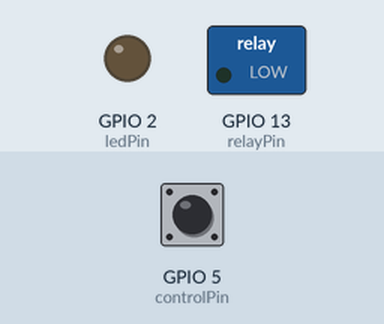
A sketch run on a simulated ESP8266 (NodeMCU). Parts: switched loads named in the sketch (green lamp = pin HIGH), output pins drawn as LEDs (lit = HIGH). Inputs (shaded band) come from the test bench; at power-on: GPIO 5 (controlPin) HIGH. WiFi joins after 1.5 s; servers stay silent unless stated; random numbers use the default seed unless the sketch sets one; no MQTT or app messages arrive unless stated; what the sketch prints to the serial monitor is not drawn.

Above: at 2.7 s.
2.8 s: GPIO 5 (controlPin) pulled LOW for 0.15 s
At 3.3 s:
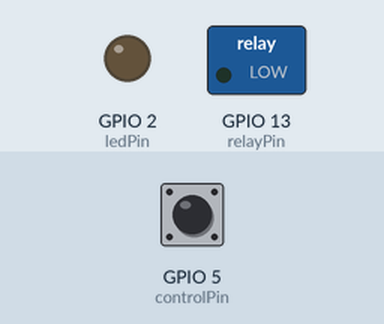
7.4 s: GPIO 5 (controlPin) pulled LOW for 3.2 s
At 8.2 s:
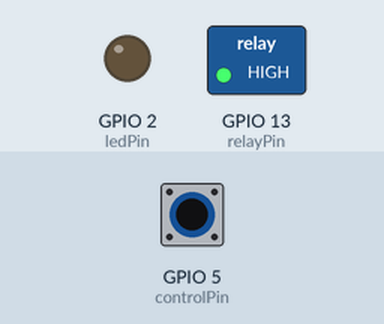
Timing chart, 0 to 12.2 s (numbered marks = the images above; inputs shaded):
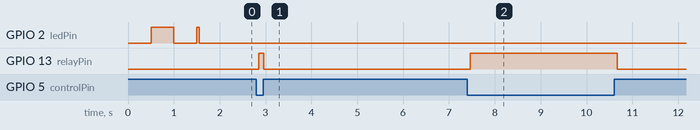

The sketch:

smartkey.ino
```cpp
//-----------包含---------------
#include <ESP8266WiFi.h>
#include <PubSubClient.h>
#include <Arduino_JSON.h>
const char *ssid = "CMCC-daxiong";
const char *password = "dengyi1991";
const char *mqtt_server = "121.36.171.33";
const char *mqtt_username = "server";
const char *mqtt_password = "passwd";

//-----------创建对象-----------
WiFiClient client;
PubSubClient mqttClient(client);

//----------定义变量----------
//指示灯的pin
int ledPin = 2;
//继电器控制pin
int relayPin = 13;
int controlPin = 5;
int ledState = 0;
int lastState = 1;
#include <Ticker.h>
Ticker ticker;
bool canSendHeartBeat = true;
String deviceId = "1489602874843439106";

//----------定义函数----------
void callback(char *topic, byte *payload, unsigned int length);
void reconnect();
void sendHeartBeat();

void setup()
{

    Serial.begin(115200);
    pinMode(ledPin, OUTPUT);
    digitalWrite(ledPin, LOW);
    pinMode(relayPin, OUTPUT);
    digitalWrite(relayPin, LOW);

    pinMode(controlPin, INPUT_PULLUP);
    //连接WiFi
    WiFi.begin(ssid, password);
    while (WiFi.status() != WL_CONNECTED)
    {
        delay(500);
        ledState = !ledState;
        digitalWrite(ledPin, ledState);
    }
    Serial.println("wifi connected");

    mqttClient.setServer(mqtt_server, 1883);
    mqttClient.setCallback(callback);
    // 30秒一次心跳上报
    ticker.attach(30, sendHeartBeat);
}

void loop()
{

    //保持mqtt连接
    if (!mqttClient.connected())
    {
        reconnect();
    }
    mqttClient.loop();

    if (canSendHeartBeat && mqttClient.connected())
    {
        String queueBeat = "heartbeat/" + String(deviceId);
        mqttClient.publish(queueBeat.c_str(), "online", 1);
        canSendHeartBeat = false;
    }
    int currentState = digitalRead(controlPin);
    //检测控制脚，状态改变后将状态发送给mqtt
    if (currentState != lastState)
    {
        lastState = currentState;
        if (currentState == 1)
        {
            digitalWrite(relayPin, LOW);
            //关闭
            String result = "{\"on\":false}";
            String queueReport = "report/" + String(deviceId);
            mqttClient.publish(queueReport.c_str(), result.c_str(), 1);
        }
        else
        {
            digitalWrite(relayPin, HIGH);
            //开启
            String result = "{\"on\":true}";
            String queueReport = "report/" + String(deviceId);
            mqttClient.publish(queueReport.c_str(), result.c_str(), 1);
        }
    }

    delay(100);
}
void callback(char *topic, byte *payload, unsigned int length)
{

    String configJson = "";
    Serial.print("Message arrived [");
    Serial.print(topic);
    Serial.print("] ");

    // JSONVar myObject = JSON.parse(payload);
    for (int i = 0; i < length; i++)
    {
        configJson += (char)payload[i];
    }
    Serial.println(configJson);
    JSONVar myObject = JSON.parse(configJson);
    bool openStatus = (bool)myObject["on"];
    if (openStatus)
    {
        digitalWrite(relayPin, HIGH);
    }
    else
    {
        digitalWrite(relayPin, LOW);
    }
}

void reconnect()
{
    while (!mqttClient.connected())
    {
        String clientId = "ESP8266Client-";
        clientId += String(random(0xffff), HEX);
        if (mqttClient.connect(clientId.c_str(), mqtt_username, mqtt_password))
        {
            digitalWrite(ledPin, LOW);
            Serial.println("connected");
            String queueBeat = "heartbeat/" + String(deviceId);
            mqttClient.publish(queueBeat.c_str(), "online", 1);
            //订阅
            String queueControl = "control/" + String(deviceId);
            mqttClient.subscribe(queueControl.c_str());
        }
        else
        {
            Serial.print("failed, rc=");
            Serial.print(mqttClient.state());
            Serial.println(" try again in 5 seconds");
            // Wait 5 seconds before retrying
            delay(5000);
        }
    }
    Serial.println("MQTT Connected!");
}
void sendHeartBeat()
{
    canSendHeartBeat = true;
}
```

Measured:
- after the input at 2.8 s, GPIO 13 (relayPin): LOW → HIGH after 0.06 s, → LOW 0.10 s later
- after the input at 7.4 s, GPIO 13 (relayPin): LOW → HIGH after 0.06 s, → LOW 3.2 s later
